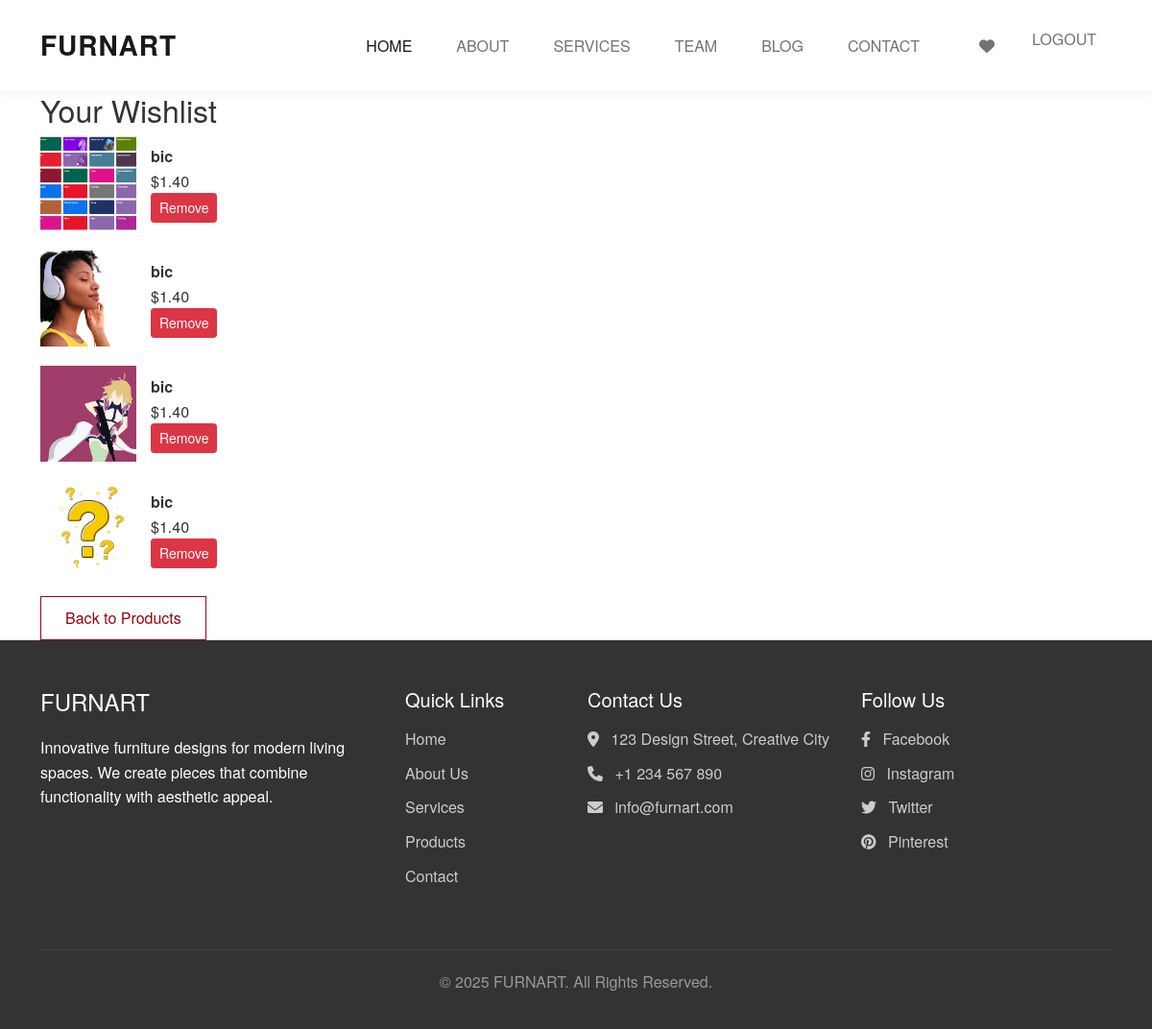
Before: /wishlist/ (signed in) with the older database file.
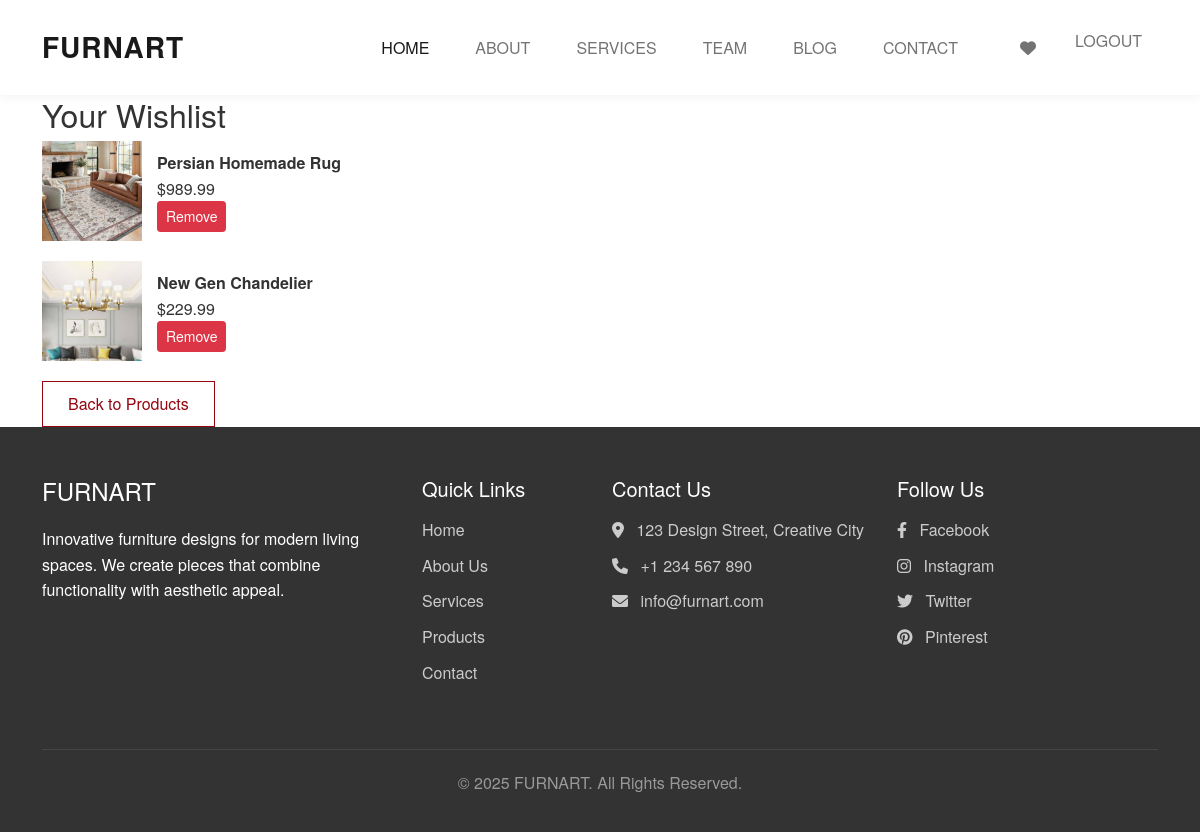
After: the same page with the newer database file.
### ecommerce/models.py (models this page shows, shortened)
class Wishlist(models.Model):
    user=models.ForeignKey(User,on_delete=models.CASCADE,related_name='whishlist_items')
    product=models.ForeignKey(Product,on_delete=models.CASCADE)
    added_on=models.DateTimeField(auto_now_add=True)
    class Meta:
        unique_together=('user','product')
        ordering= ['-added_on']

class Product(models.Model):
    name=models.CharField(max_length=200)
    price=models.DecimalField(max_digits=10,decimal_places=2)
    description=models.TextField()
    image=models.ImageField(upload_to=product_image_path,null=True,blank=True)
    category=models.ForeignKey(Category,on_delete=models.CASCADE)
    created_by=models.ForeignKey(User,on_delete=models.SET_NULL,null=True,related_name='products_created')
    created_at=models.DateTimeField(auto_now_add=True)
    updated_at=models.DateTimeField(auto_now=True)

### ecommerce/views.py (the view)
# urls.py: path('wishlist/', views.wishlist_view, name='wishlist_view'),
def wishlist_view(request):
    if not request.user.is_authenticated:
        return redirect('login')
    wishlist_items = Wishlist.objects.filter(user=request.user).select_related('product')
    return render(request, 'ecommerce/wishlist.html', {'wishlist_items': wishlist_items})

### templates/ecommerce/wishlist.html (shortened to what this page needs)
{% extends 'ecommerce/base.html' %}
{% load static %}
{% block content %}
<div class="container">
    <h2>Your Wishlist</h2>
    <ul style="list-style: none; padding: 0;">
        {% for item in wishlist_items %}
            <li style="margin-bottom: 20px; display: flex; align-items: center;">
                {% if item.product.image %}
                    <img src="{{ item.product.image.url }}" alt="{{ item.product.name }}" width="100" height="100" style="object-fit: cover; margin-right: 15px;">
                {% else %}
                    <img src="{% static 'ecommerce/default-image.jpg' %}" alt="No image" width="100" height="100" style="object-fit: cover; margin-right: 15px;">
                {% endif %}
                <div>
                    <strong>{{ item.product.name }}</strong><br>
                    <span>${{ item.product.price }}</span><br>
                    <form method="post" action="{% url 'remove_from_wishlist' item.id %}" style="display:inline;">
                        <button type="submit" class="btn btn-danger btn-sm">Remove</button>
                    </form>
                </div>
            </li>
        {% empty %}
            <li>No items in your wishlist yet.</li>
        {% endfor %}
    </ul>
    <a href="{% url 'product_list' %}" class="btn btn-secondary">Back to Products</a>
</div>
{% endblock %}

### templates/ecommerce/base.html (shortened to what this page needs)
<!DOCTYPE html>
<html lang="en">
<head>
    <link href="https://cdn.jsdelivr.net/npm/bootstrap@5.1.3/dist/css/bootstrap.min.css" rel="stylesheet">
    <link rel="stylesheet" href="https://cdnjs.cloudflare.com/ajax/libs/font-awesome/6.0.0/css/all.min.css">
</head>
<body>
    <nav class="navbar navbar-expand-lg navbar-light sticky-top">
        <div class="container">
            <a class="navbar-brand" href="{% url 'product_list' %}">FURNART</a>
            <div class="collapse navbar-collapse" id="navbarNav">
                <ul class="navbar-nav ms-auto">
                    <li class="nav-item">
                        <a class="nav-link active" href="{% url 'product_list' %}">HOME</a>
                    </li>
                    <li class="nav-item">
                        <a class="nav-link" href="#">ABOUT</a>
                    </li>
                    <li class="nav-item">
                        <a class="nav-link" href="#">SERVICES</a>
                    </li>
                    <li class="nav-item">
                        <a class="nav-link" href="#">TEAM</a>
                    </li>
                    <li class="nav-item">
                        <a class="nav-link" href="#">BLOG</a>
                    </li>
                    <li class="nav-item">
                        <a class="nav-link" href="#">CONTACT</a>
                    </li>
                </ul>
                <div class="navbar-nav ms-3">
                    {% if user.is_authenticated %}
                        <a class="nav-link" href="{% url 'wishlist_view' %}"><i class="fas fa-heart"></i></a>
                        <form method="post" action="{% url 'logout' %}" class="d-inline">
                            <button type="submit" class="btn btn-link nav-link" style="display: inline; padding: 0;">LOGOUT</button>
                        </form>
                    {% else %}
                        <a class="nav-link" href="{% url 'login' %}">LOGIN</a>
                        <a class="nav-link" href="{% url 'signup' %}">SIGN UP</a>
                    {% endif %}
                </div>
            </div>
        </div>
    </nav>
    <main>
        {% block content %}{% endblock %}
    </main>
    <footer class="footer">
        <div class="container">
            <div class="row">
                <div class="col-md-4 mb-4">
                    <h3 class="footer-title">FURNART</h3>
                    <p>Innovative furniture designs for modern living spaces. We create pieces that combine functionality with aesthetic appeal.</p>
                </div>
                <div class="col-md-2 mb-4">
                    <h5 class="mb-3">Quick Links</h5>
                    <div class="footer-links">
                        <a href="{% url 'product_list' %}">Home</a>
                        <a href="#">About Us</a>
                        <a href="#">Services</a>
                        <a href="#">Products</a>
                        <a href="#">Contact</a>
                    </div>
                </div>
                <div class="col-md-3 mb-4">
                    <h5 class="mb-3">Contact Us</h5>
                    <div class="footer-links">
                        <a href="#"><i class="fas fa-map-marker-alt me-2"></i> 123 Design Street, Creative City</a>
                        <a href="#"><i class="fas fa-phone me-2"></i> +1 234 567 890</a>
                        <a href="#"><i class="fas fa-envelope me-2"></i> info@furnart.com</a>
                    </div>
                </div>
                <div class="col-md-3 mb-4">
                    <h5 class="mb-3">Follow Us</h5>
                    <div class="footer-links">
                        <a href="#"><i class="fab fa-facebook-f me-2"></i> Facebook</a>
                        <a href="#"><i class="fab fa-instagram me-2"></i> Instagram</a>
                        <a href="#"><i class="fab fa-twitter me-2"></i> Twitter</a>
                        <a href="#"><i class="fab fa-pinterest me-2"></i> Pinterest</a>
                    </div>
                </div>
            </div>
            <div class="text-center copyright">
                <p>&copy; {% now "Y" %} FURNART. All Rights Reserved.</p>
            </div>
        </div>
    </footer>
</body>
</html>

### templates/ecommerce/base.html (style rules this page uses)
:root { --primary-color: #333; --secondary-color: #666; --accent-color: #960510; --light-color: #f8f9fa; }
body { font-family: 'Helvetica Neue', Arial, sans-serif; color: var(--primary-color); line-height: 1.6; overflow-x: hidden; }
.navbar { padding: 20px 0; background-color: white !important; box-shadow: 0 2px 10px rgba(0,0,0,0.05); }
.navbar-brand { font-size: 28px; font-weight: 700; letter-spacing: 1px; }
.nav-link { margin: 0 15px; font-weight: 500; position: relative; }
.nav-link:after { content: ''; position: absolute; width: 0; height: 2px; bottom: 0; left: 0; background-color: var(--accent-color); transition: width 0.3s; }
.btn-secondary { border: 1px solid var(--accent-color); color: var(--accent-color); background: transparent; padding: 10px 25px; border-radius: 0; }
.footer { background-color: var(--primary-color); color: white; padding: 50px 0 20px; }
.footer-title { font-size: 24px; margin-bottom: 20px; }
.footer-links a { color: #ccc; display: block; margin-bottom: 10px; text-decoration: none; }
.copyright { border-top: 1px solid #444; padding-top: 20px; margin-top: 30px; color: #999; }

Changed rows visible on the page:
removed Wishlist: product.image (picture), product.name "bic", product.price "1.40"
removed Wishlist: product.image (picture), product.name "bic", product.price "1.40"
removed Wishlist: product.image (picture), product.name "bic", product.price "1.40"
removed Wishlist: product.image (picture), product.name "bic", product.price "1.40"
added Wishlist: product.image (picture), product.name "Persian Homemade Rug", product.price "989.99"
added Wishlist: product.image (picture), product.name "New Gen Chandelier", product.price "229.99"
